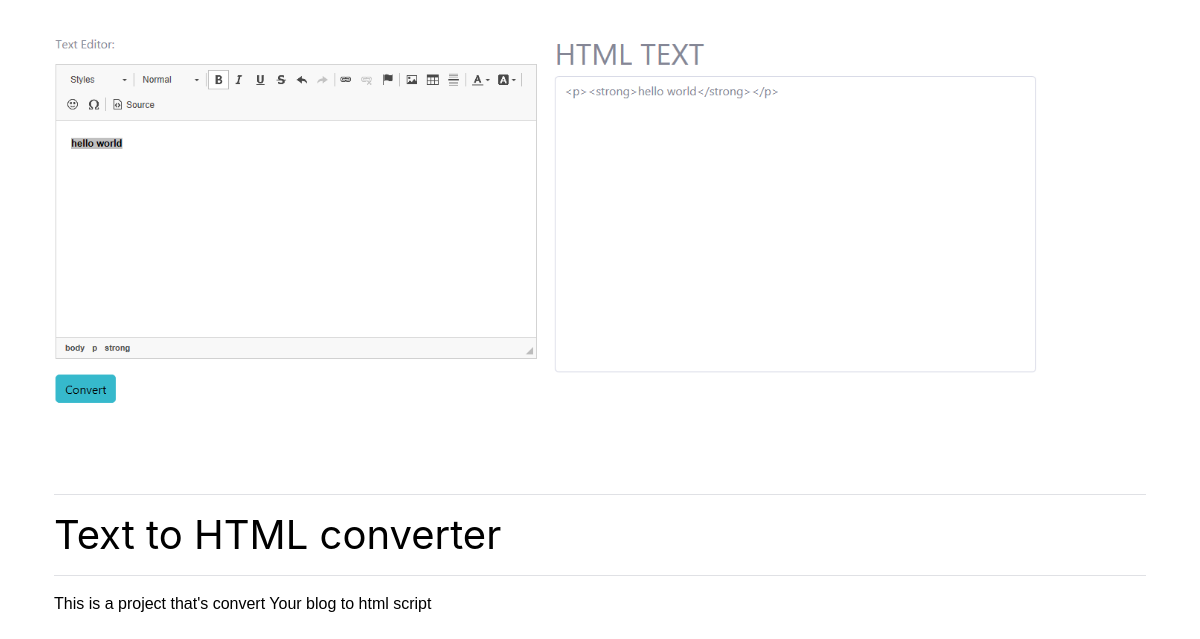
/blog/text-to-html-converter/, run on the app's committed database.
### protofolioapp/models.py (models this page shows, shortened)
class Project(models.Model):
    image= models.ImageField( null=True,blank=True)
    heading = models.CharField(max_length=200, null=True,blank=True)
    text = RichTextUploadingField(default="projects")
    time = models.DateTimeField(auto_now_add=True)
    slug=models.SlugField(null=True,blank=True)

### protofolioapp/views.py (the view)
# urls.py: path("blog/<slug:slug>/",views.singleblog,name='blog')
def singleblog(request,slug):
    post=Project.objects.get(slug=slug)
    return render(request,"blog.html",{"blog":post})

### protofolioapp/templates/blog.html (shortened to what this page needs)
<!DOCTYPE html>
<html lang="en">
<head>
    {% load static%}
    <link rel="stylesheet" href="/static/bootstrap.min.css">
</head>
<body>
    <div class="container">
      <img width="1000px" src="{{blog.image.url}}" alt="">
      <hr>
      <h1 style="color: black; font-family: -apple-system, BlinkMacSystemFont, 'Segoe UI', Roboto, Oxygen, Ubuntu, Cantarell, 'Open Sans', 'Helvetica Neue', sans-serif;">{{blog.heading}}</h1>
      <hr>
      <div style="font-family: 'Franklin Gothic Medium', 'Arial Narrow', Arial, sans-serif; color: black;">
        {{blog.text|safe}}
      </div>
    </div>
</body>
</html>

### data on the page
Project: image (picture), heading "Text to HTML converter", text "This is a project that's convert Your blog to html script"
